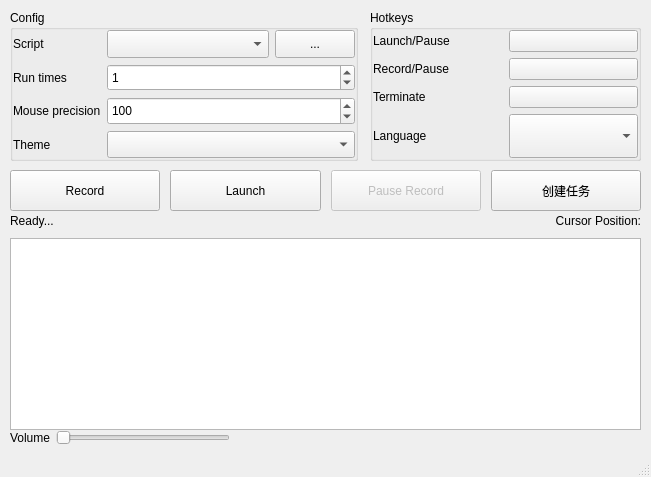
<?xml version="1.0" encoding="UTF-8"?>
<ui version="4.0">
 <class>UIView</class>
 <widget class="QMainWindow" name="UIView">
  <property name="geometry">
   <rect>
    <x>0</x>
    <y>0</y>
    <width>651</width>
    <height>477</height>
   </rect>
  </property>
  <property name="windowTitle">
   <string>KeymouseGo v5.2.1</string>
  </property>
  <property name="windowIcon">
   <iconset resource="assets.qrc">
    <normaloff>:/pic/Mondrian.png</normaloff>:/pic/Mondrian.png</iconset>
  </property>
  <widget class="QWidget" name="centralwidget">
   <widget class="QGroupBox" name="groupBox">
    <property name="geometry">
     <rect>
      <x>370</x>
      <y>10</y>
      <width>271</width>
      <height>151</height>
     </rect>
    </property>
    <property name="title">
     <string>Hotkeys</string>
    </property>
    <layout class="QGridLayout" name="gridLayout_3">
     <property name="leftMargin">
      <number>0</number>
     </property>
     <property name="topMargin">
      <number>0</number>
     </property>
     <property name="rightMargin">
      <number>0</number>
     </property>
     <property name="bottomMargin">
      <number>0</number>
     </property>
     <item row="3" column="0">
      <widget class="QLabel" name="label_language">
       <property name="text">
        <string>Language</string>
       </property>
      </widget>
     </item>
     <item row="2" column="0">
      <widget class="QLabel" name="label_stop">
       <property name="text">
        <string>Terminate</string>
       </property>
      </widget>
     </item>
     <item row="3" column="1">
      <widget class="QComboBox" name="choice_language">
       <property name="sizePolicy">
        <sizepolicy hsizetype="Minimum" vsizetype="Minimum">
         <horstretch>0</horstretch>
         <verstretch>0</verstretch>
        </sizepolicy>
       </property>
      </widget>
     </item>
     <item row="0" column="0">
      <widget class="QLabel" name="label_start_key">
       <property name="text">
        <string>Launch/Pause</string>
       </property>
      </widget>
     </item>
     <item row="1" column="0">
      <widget class="QLabel" name="label_record">
       <property name="text">
        <string>Record/Pause</string>
       </property>
      </widget>
     </item>
     <item row="0" column="1">
      <widget class="QPushButton" name="hotkey_start">
       <property name="text">
        <string/>
       </property>
      </widget>
     </item>
     <item row="1" column="1">
      <widget class="QPushButton" name="hotkey_record">
       <property name="text">
        <string/>
       </property>
      </widget>
     </item>
     <item row="2" column="1">
      <widget class="QPushButton" name="hotkey_stop">
       <property name="text">
        <string/>
       </property>
      </widget>
     </item>
    </layout>
   </widget>
   <widget class="QWidget" name="horizontalLayoutWidget">
    <property name="geometry">
     <rect>
      <x>10</x>
      <y>170</y>
      <width>631</width>
      <height>41</height>
     </rect>
    </property>
    <layout class="QHBoxLayout" name="horizontalLayout">
     <property name="sizeConstraint">
      <enum>QLayout::SetMinimumSize</enum>
     </property>
     <property name="spacing">
      <number>10</number>
     </property>
     <item>
      <widget class="QPushButton" name="btrecord">
       <property name="sizePolicy">
        <sizepolicy hsizetype="Expanding" vsizetype="Minimum">
         <horstretch>1</horstretch>
         <verstretch>0</verstretch>
        </sizepolicy>
       </property>
       <property name="minimumSize">
        <size>
         <width>80</width>
         <height>30</height>
        </size>
       </property>
       <property name="text">
        <string>Record</string>
       </property>
      </widget>
     </item>
     <item>
      <widget class="QPushButton" name="btrun">
       <property name="sizePolicy">
        <sizepolicy hsizetype="Expanding" vsizetype="Minimum">
         <horstretch>1</horstretch>
         <verstretch>0</verstretch>
        </sizepolicy>
       </property>
       <property name="minimumSize">
        <size>
         <width>80</width>
         <height>30</height>
        </size>
       </property>
       <property name="text">
        <string>Launch</string>
       </property>
      </widget>
     </item>
     <item>
      <widget class="QPushButton" name="btpauserecord">
       <property name="enabled">
        <bool>false</bool>
       </property>
       <property name="sizePolicy">
        <sizepolicy hsizetype="Expanding" vsizetype="Minimum">
         <horstretch>1</horstretch>
         <verstretch>0</verstretch>
        </sizepolicy>
       </property>
       <property name="minimumSize">
        <size>
         <width>80</width>
         <height>30</height>
        </size>
       </property>
       <property name="text">
        <string>Pause Record</string>
       </property>
      </widget>
     </item>
     <item>
      <widget class="QPushButton" name="bt_create_task">
       <property name="sizePolicy">
        <sizepolicy hsizetype="Expanding" vsizetype="Minimum">
         <horstretch>1</horstretch>
         <verstretch>0</verstretch>
        </sizepolicy>
       </property>
       <property name="minimumSize">
        <size>
         <width>80</width>
         <height>30</height>
        </size>
       </property>
       <property name="text">
        <string>创建任务</string>
       </property>
      </widget>
     </item>
    </layout>
   </widget>
   <widget class="QWidget" name="verticalLayoutWidget">
    <property name="geometry">
     <rect>
      <x>10</x>
      <y>210</y>
      <width>631</width>
      <height>220</height>
     </rect>
    </property>
    <layout class="QVBoxLayout" name="verticalLayout">
     <item>
      <layout class="QHBoxLayout" name="horizontalLayout_2">
       <item>
        <widget class="QLabel" name="tnumrd">
         <property name="text">
          <string>Ready...</string>
         </property>
        </widget>
       </item>
       <item>
        <widget class="QLabel" name="label_cursor_pos">
         <property name="layoutDirection">
          <enum>Qt::RightToLeft</enum>
         </property>
         <property name="text">
          <string>Cursor Position:</string>
         </property>
         <property name="alignment">
          <set>Qt::AlignRight|Qt::AlignTrailing|Qt::AlignVCenter</set>
         </property>
        </widget>
       </item>
      </layout>
     </item>
     <item>
      <widget class="QTextEdit" name="textlog">
       <property name="enabled">
        <bool>true</bool>
       </property>
       <property name="sizePolicy">
        <sizepolicy hsizetype="Minimum" vsizetype="Minimum">
         <horstretch>0</horstretch>
         <verstretch>0</verstretch>
        </sizepolicy>
       </property>
       <property name="readOnly">
        <bool>true</bool>
       </property>
      </widget>
     </item>
    </layout>
   </widget>
   <widget class="QWidget" name="formLayoutWidget_3">
    <property name="geometry">
     <rect>
      <x>10</x>
      <y>430</y>
      <width>220</width>
      <height>31</height>
     </rect>
    </property>
    <layout class="QFormLayout" name="formLayout_3">
     <item row="0" column="0">
      <widget class="QLabel" name="label_volume">
       <property name="text">
        <string>Volume</string>
       </property>
      </widget>
     </item>
     <item row="0" column="1">
      <widget class="QSlider" name="volumeSlider">
       <property name="orientation">
        <enum>Qt::Horizontal</enum>
       </property>
      </widget>
     </item>
    </layout>
   </widget>
   <widget class="QGroupBox" name="groupBox_2">
    <property name="geometry">
     <rect>
      <x>10</x>
      <y>10</y>
      <width>348</width>
      <height>151</height>
     </rect>
    </property>
    <property name="title">
     <string>Config</string>
    </property>
    <layout class="QGridLayout" name="gridLayout_4">
     <property name="leftMargin">
      <number>0</number>
     </property>
     <property name="topMargin">
      <number>0</number>
     </property>
     <property name="rightMargin">
      <number>0</number>
     </property>
     <property name="bottomMargin">
      <number>0</number>
     </property>
     <item row="3" column="1">
      <widget class="QComboBox" name="choice_theme">
       <property name="sizePolicy">
        <sizepolicy hsizetype="Minimum" vsizetype="Minimum">
         <horstretch>0</horstretch>
         <verstretch>0</verstretch>
        </sizepolicy>
       </property>
      </widget>
     </item>
     <item row="2" column="0">
      <widget class="QLabel" name="label_execute_interval">
       <property name="text">
        <string>Mouse precision</string>
       </property>
      </widget>
     </item>
     <item row="3" column="0">
      <widget class="QLabel" name="label_theme">
       <property name="text">
        <string>Theme</string>
       </property>
      </widget>
     </item>
     <item row="2" column="1">
      <widget class="QSpinBox" name="mouse_move_interval_ms">
       <property name="sizePolicy">
        <sizepolicy hsizetype="Minimum" vsizetype="Minimum">
         <horstretch>0</horstretch>
         <verstretch>0</verstretch>
        </sizepolicy>
       </property>
       <property name="minimum">
        <number>1</number>
       </property>
       <property name="maximum">
        <number>1000</number>
       </property>
       <property name="value">
        <number>100</number>
       </property>
      </widget>
     </item>
     <item row="0" column="1">
      <layout class="QGridLayout" name="gridLayout" columnstretch="3,1">
       <property name="sizeConstraint">
        <enum>QLayout::SetDefaultConstraint</enum>
       </property>
       <item row="0" column="0">
        <widget class="QComboBox" name="choice_script">
         <property name="sizePolicy">
          <sizepolicy hsizetype="Minimum" vsizetype="Minimum">
           <horstretch>0</horstretch>
           <verstretch>0</verstretch>
          </sizepolicy>
         </property>
        </widget>
       </item>
       <item row="0" column="1">
        <widget class="QPushButton" name="bt_open_script_files">
         <property name="sizePolicy">
          <sizepolicy hsizetype="Minimum" vsizetype="Minimum">
           <horstretch>0</horstretch>
           <verstretch>0</verstretch>
          </sizepolicy>
         </property>
         <property name="text">
          <string>...</string>
         </property>
        </widget>
       </item>
      </layout>
     </item>
     <item row="0" column="0">
      <widget class="QLabel" name="label_script">
       <property name="text">
        <string>Script</string>
       </property>
      </widget>
     </item>
     <item row="1" column="0">
      <widget class="QLabel" name="label_run_times">
       <property name="text">
        <string>Run times</string>
       </property>
      </widget>
     </item>
     <item row="1" column="1">
      <widget class="QSpinBox" name="stimes">
       <property name="sizePolicy">
        <sizepolicy hsizetype="Minimum" vsizetype="Minimum">
         <horstretch>0</horstretch>
         <verstretch>0</verstretch>
        </sizepolicy>
       </property>
       <property name="maximum">
        <number>99999</number>
       </property>
       <property name="value">
        <number>1</number>
       </property>
      </widget>
     </item>
    </layout>
   </widget>
  </widget>
  <widget class="QMenuBar" name="menubar">
   <property name="geometry">
    <rect>
     <x>0</x>
     <y>0</y>
     <width>651</width>
     <height>24</height>
    </rect>
   </property>
  </widget>
  <widget class="QStatusBar" name="statusbar"/>
 </widget>
 <resources>
  <include location="assets.qrc"/>
 </resources>
 <connections/>
</ui>
